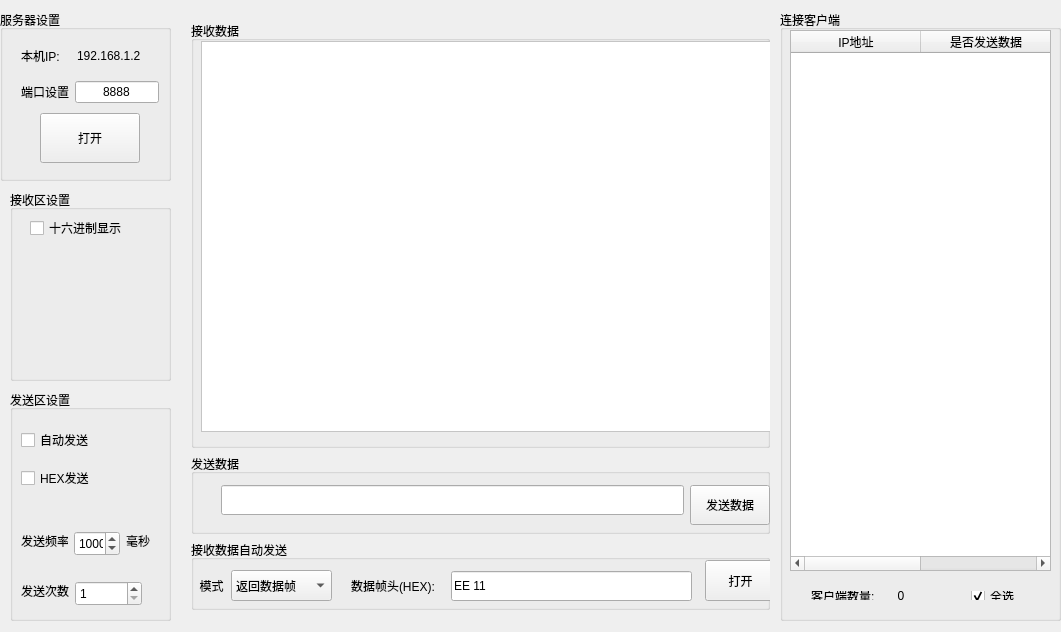
<?xml version="1.0" encoding="UTF-8"?>
<ui version="4.0">
 <class>Widget</class>
 <widget class="QWidget" name="Widget">
  <property name="geometry">
   <rect>
    <x>0</x>
    <y>0</y>
    <width>1061</width>
    <height>632</height>
   </rect>
  </property>
  <property name="windowTitle">
   <string>Widget</string>
  </property>
  <property name="styleSheet">
   <string notr="true"/>
  </property>
  <widget class="QWidget" name="widget" native="true">
   <property name="geometry">
    <rect>
     <x>0</x>
     <y>0</y>
     <width>1061</width>
     <height>631</height>
    </rect>
   </property>
   <property name="styleSheet">
    <string notr="true"/>
   </property>
   <widget class="QGroupBox" name="groupBox_2">
    <property name="geometry">
     <rect>
      <x>780</x>
      <y>10</y>
      <width>281</width>
      <height>611</height>
     </rect>
    </property>
    <property name="title">
     <string>连接客户端</string>
    </property>
    <widget class="QTableWidget" name="clientTableWidget">
     <property name="geometry">
      <rect>
       <x>10</x>
       <y>20</y>
       <width>261</width>
       <height>541</height>
      </rect>
     </property>
     <property name="rowCount">
      <number>0</number>
     </property>
     <property name="columnCount">
      <number>2</number>
     </property>
     <attribute name="horizontalHeaderDefaultSectionSize">
      <number>130</number>
     </attribute>
     <column>
      <property name="text">
       <string>IP地址</string>
      </property>
     </column>
     <column>
      <property name="text">
       <string>是否发送数据</string>
      </property>
     </column>
    </widget>
    <widget class="QWidget" name="horizontalLayoutWidget_6">
     <property name="geometry">
      <rect>
       <x>20</x>
       <y>570</y>
       <width>231</width>
       <height>31</height>
      </rect>
     </property>
     <layout class="QHBoxLayout" name="horizontalLayout_6">
      <item>
       <widget class="QLabel" name="label_7">
        <property name="text">
         <string>客户端数量:</string>
        </property>
       </widget>
      </item>
      <item>
       <widget class="QLabel" name="clientSizeLabel">
        <property name="minimumSize">
         <size>
          <width>40</width>
          <height>0</height>
         </size>
        </property>
        <property name="text">
         <string>0</string>
        </property>
        <property name="alignment">
         <set>Qt::AlignCenter</set>
        </property>
       </widget>
      </item>
      <item>
       <spacer name="horizontalSpacer">
        <property name="orientation">
         <enum>Qt::Horizontal</enum>
        </property>
        <property name="sizeHint" stdset="0">
         <size>
          <width>40</width>
          <height>20</height>
         </size>
        </property>
       </spacer>
      </item>
      <item>
       <widget class="QCheckBox" name="checkAllCheckBox">
        <property name="text">
         <string>全选</string>
        </property>
        <property name="checked">
         <bool>true</bool>
        </property>
       </widget>
      </item>
     </layout>
    </widget>
   </widget>
   <widget class="QGroupBox" name="groupBox">
    <property name="geometry">
     <rect>
      <x>0</x>
      <y>10</y>
      <width>171</width>
      <height>171</height>
     </rect>
    </property>
    <property name="title">
     <string>服务器设置</string>
    </property>
    <widget class="QWidget" name="verticalLayoutWidget_2">
     <property name="geometry">
      <rect>
       <x>10</x>
       <y>20</y>
       <width>160</width>
       <height>141</height>
      </rect>
     </property>
     <layout class="QVBoxLayout" name="verticalLayout_2">
      <item>
       <layout class="QHBoxLayout" name="horizontalLayout_3">
        <item>
         <widget class="QLabel" name="label_3">
          <property name="minimumSize">
           <size>
            <width>0</width>
            <height>30</height>
           </size>
          </property>
          <property name="maximumSize">
           <size>
            <width>50</width>
            <height>16777215</height>
           </size>
          </property>
          <property name="text">
           <string>本机IP:</string>
          </property>
         </widget>
        </item>
        <item>
         <widget class="QLabel" name="ipLabel">
          <property name="styleSheet">
           <string notr="true"/>
          </property>
          <property name="text">
           <string>192.168.1.2</string>
          </property>
         </widget>
        </item>
       </layout>
      </item>
      <item>
       <layout class="QHBoxLayout" name="horizontalLayout_4">
        <item>
         <widget class="QLabel" name="label_2">
          <property name="minimumSize">
           <size>
            <width>0</width>
            <height>30</height>
           </size>
          </property>
          <property name="text">
           <string>端口设置</string>
          </property>
         </widget>
        </item>
        <item>
         <widget class="QLineEdit" name="portLineEdit">
          <property name="text">
           <string>8888</string>
          </property>
          <property name="alignment">
           <set>Qt::AlignCenter</set>
          </property>
         </widget>
        </item>
       </layout>
      </item>
      <item>
       <layout class="QHBoxLayout" name="horizontalLayout_5">
        <item>
         <widget class="QPushButton" name="openButton">
          <property name="minimumSize">
           <size>
            <width>40</width>
            <height>50</height>
           </size>
          </property>
          <property name="maximumSize">
           <size>
            <width>100</width>
            <height>50</height>
           </size>
          </property>
          <property name="text">
           <string>打开</string>
          </property>
         </widget>
        </item>
       </layout>
      </item>
     </layout>
    </widget>
   </widget>
   <widget class="QGroupBox" name="groupBox_3">
    <property name="geometry">
     <rect>
      <x>10</x>
      <y>390</y>
      <width>161</width>
      <height>231</height>
     </rect>
    </property>
    <property name="title">
     <string>发送区设置</string>
    </property>
    <widget class="QWidget" name="horizontalLayoutWidget">
     <property name="geometry">
      <rect>
       <x>0</x>
       <y>130</y>
       <width>151</width>
       <height>42</height>
      </rect>
     </property>
     <layout class="QHBoxLayout" name="horizontalLayout">
      <item>
       <widget class="QLabel" name="label_6">
        <property name="text">
         <string>发送频率</string>
        </property>
       </widget>
      </item>
      <item>
       <widget class="QSpinBox" name="sendTimeSpinBox">
        <property name="minimumSize">
         <size>
          <width>0</width>
          <height>25</height>
         </size>
        </property>
        <property name="minimum">
         <number>100</number>
        </property>
        <property name="maximum">
         <number>100000</number>
        </property>
        <property name="value">
         <number>1000</number>
        </property>
       </widget>
      </item>
      <item>
       <widget class="QLabel" name="label_8">
        <property name="text">
         <string>毫秒</string>
        </property>
       </widget>
      </item>
     </layout>
    </widget>
    <widget class="QWidget" name="horizontalLayoutWidget_7">
     <property name="geometry">
      <rect>
       <x>0</x>
       <y>180</y>
       <width>151</width>
       <height>41</height>
      </rect>
     </property>
     <layout class="QHBoxLayout" name="horizontalLayout_7">
      <item>
       <widget class="QLabel" name="label_5">
        <property name="text">
         <string>发送次数</string>
        </property>
       </widget>
      </item>
      <item>
       <widget class="QSpinBox" name="sendCountSpinBox">
        <property name="minimumSize">
         <size>
          <width>0</width>
          <height>25</height>
         </size>
        </property>
        <property name="minimum">
         <number>1</number>
        </property>
        <property name="maximum">
         <number>100000</number>
        </property>
       </widget>
      </item>
      <item>
       <spacer name="horizontalSpacer_2">
        <property name="orientation">
         <enum>Qt::Horizontal</enum>
        </property>
        <property name="sizeHint" stdset="0">
         <size>
          <width>40</width>
          <height>20</height>
         </size>
        </property>
       </spacer>
      </item>
     </layout>
    </widget>
    <widget class="QWidget" name="verticalLayoutWidget_3">
     <property name="geometry">
      <rect>
       <x>0</x>
       <y>19</y>
       <width>160</width>
       <height>101</height>
      </rect>
     </property>
     <layout class="QVBoxLayout" name="verticalLayout_3">
      <item>
       <widget class="QCheckBox" name="autoSendCheckBox">
        <property name="text">
         <string>自动发送</string>
        </property>
       </widget>
      </item>
      <item>
       <widget class="QCheckBox" name="sendHexCheckBox">
        <property name="text">
         <string>HEX发送</string>
        </property>
       </widget>
      </item>
     </layout>
    </widget>
   </widget>
   <widget class="QWidget" name="verticalLayoutWidget">
    <property name="geometry">
     <rect>
      <x>180</x>
      <y>10</y>
      <width>601</width>
      <height>611</height>
     </rect>
    </property>
    <layout class="QVBoxLayout" name="verticalLayout">
     <item>
      <widget class="QGroupBox" name="recvGroupB">
       <property name="title">
        <string>接收数据</string>
       </property>
       <widget class="QTextEdit" name="recvTextEdit">
        <property name="geometry">
         <rect>
          <x>10</x>
          <y>20</y>
          <width>571</width>
          <height>391</height>
         </rect>
        </property>
        <property name="styleSheet">
         <string notr="true">background-color: rgb(255, 255, 255);</string>
        </property>
       </widget>
       <zorder>recvTextEdit</zorder>
       <zorder>groupBox_4</zorder>
       <zorder>groupBox</zorder>
      </widget>
     </item>
     <item>
      <widget class="QGroupBox" name="groupBox_4">
       <property name="maximumSize">
        <size>
         <width>16777215</width>
         <height>80</height>
        </size>
       </property>
       <property name="title">
        <string>发送数据</string>
       </property>
       <widget class="QWidget" name="horizontalLayoutWidget_2">
        <property name="geometry">
         <rect>
          <x>19</x>
          <y>20</y>
          <width>571</width>
          <height>51</height>
         </rect>
        </property>
        <layout class="QHBoxLayout" name="horizontalLayout_2">
         <item>
          <widget class="QLineEdit" name="sendLineEdit">
           <property name="minimumSize">
            <size>
             <width>50</width>
             <height>30</height>
            </size>
           </property>
          </widget>
         </item>
         <item>
          <widget class="QPushButton" name="sendButton">
           <property name="minimumSize">
            <size>
             <width>40</width>
             <height>40</height>
            </size>
           </property>
           <property name="text">
            <string>发送数据</string>
           </property>
          </widget>
         </item>
        </layout>
       </widget>
      </widget>
     </item>
     <item>
      <widget class="QGroupBox" name="groupBox_5">
       <property name="maximumSize">
        <size>
         <width>16777215</width>
         <height>70</height>
        </size>
       </property>
       <property name="title">
        <string>接收数据自动发送</string>
       </property>
       <widget class="QComboBox" name="autoTypeComboBox">
        <property name="geometry">
         <rect>
          <x>40</x>
          <y>30</y>
          <width>101</width>
          <height>31</height>
         </rect>
        </property>
        <item>
         <property name="text">
          <string>返回数据帧</string>
         </property>
        </item>
        <item>
         <property name="text">
          <string>返回接收字节</string>
         </property>
        </item>
       </widget>
       <widget class="QLineEdit" name="frameHeadLineEdit">
        <property name="geometry">
         <rect>
          <x>260</x>
          <y>31</y>
          <width>241</width>
          <height>30</height>
         </rect>
        </property>
        <property name="minimumSize">
         <size>
          <width>0</width>
          <height>30</height>
         </size>
        </property>
        <property name="text">
         <string>EE 11</string>
        </property>
       </widget>
       <widget class="QPushButton" name="autoRecvSendButton">
        <property name="geometry">
         <rect>
          <x>514</x>
          <y>20</y>
          <width>71</width>
          <height>41</height>
         </rect>
        </property>
        <property name="text">
         <string>打开</string>
        </property>
       </widget>
       <widget class="QLabel" name="label">
        <property name="geometry">
         <rect>
          <x>160</x>
          <y>30</y>
          <width>101</width>
          <height>31</height>
         </rect>
        </property>
        <property name="styleSheet">
         <string notr="true">font: 10pt &quot;黑体&quot;;</string>
        </property>
        <property name="text">
         <string>数据帧头(HEX):</string>
        </property>
       </widget>
       <widget class="QLabel" name="label_4">
        <property name="geometry">
         <rect>
          <x>0</x>
          <y>30</y>
          <width>41</width>
          <height>31</height>
         </rect>
        </property>
        <property name="layoutDirection">
         <enum>Qt::LeftToRight</enum>
        </property>
        <property name="text">
         <string>模式</string>
        </property>
        <property name="alignment">
         <set>Qt::AlignCenter</set>
        </property>
       </widget>
      </widget>
     </item>
    </layout>
   </widget>
   <widget class="QGroupBox" name="groupBox_6">
    <property name="geometry">
     <rect>
      <x>10</x>
      <y>190</y>
      <width>161</width>
      <height>191</height>
     </rect>
    </property>
    <property name="title">
     <string>接收区设置</string>
    </property>
    <widget class="QCheckBox" name="readhexCheckBox">
     <property name="geometry">
      <rect>
       <x>20</x>
       <y>30</y>
       <width>111</width>
       <height>16</height>
      </rect>
     </property>
     <property name="text">
      <string>十六进制显示</string>
     </property>
    </widget>
   </widget>
  </widget>
 </widget>
 <layoutdefault spacing="6" margin="11"/>
 <resources/>
 <connections/>
</ui>
